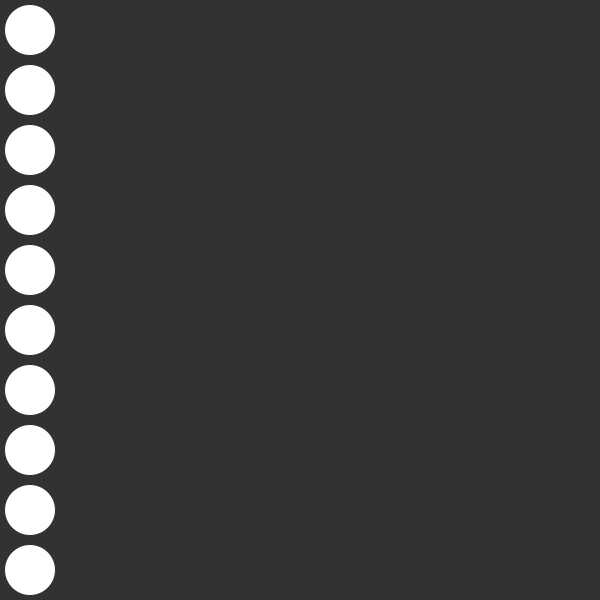
Frame 1 (no input)
Frame 60 (the mouse pressed at the canvas centre just before this capture): identical to frame 1, image omitted
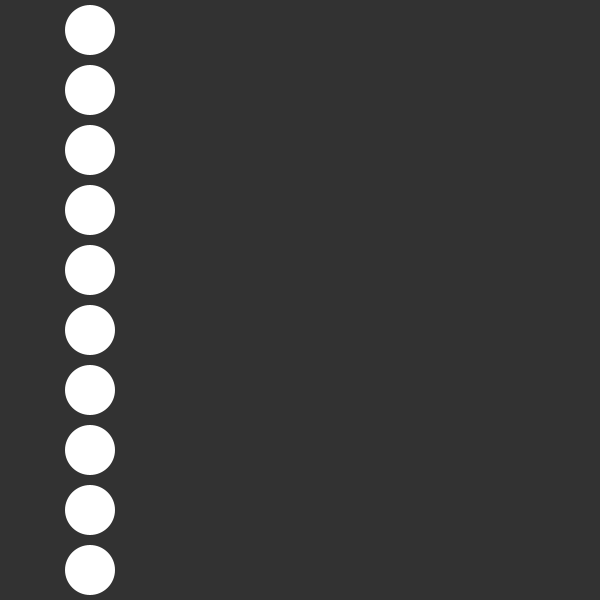
Frame 120 (the mouse held since frame 60 and released just before this capture)

The Processing sketch that drew these frames (run headless with seeded random() and noise(); from frame 60 on, the mouse is pressed at the canvas centre):

// Processing sketch: final6_incomplete
// ── final6_incomplete.pde
// This sketch uses a loop to draw a group of 
// ellipses. It uses a single float to represent
// their x positions. Replace this float with an
// array of floats so that each ellipse can have 
// a unique x position, then increment the position
// if the mouse is inside the ellipse.

// create an array of values corresponding
// to each ellipse here:
int x;
float xPos[] = new float [x]; 
int horizontal = 0; 

void setup() {
  size(600, 600);
  
  // give the array values  
  x = 30;
  

  
  noStroke();
}

void draw() {
  background(50);
  x = x + horizontal; 
  for (int i = 0; i < 10; i++) {
    float y = 30 + i * 60;

    // check to see if you should increment 
    // the value at each position in the array
    // and then draw at that position
    
    ellipse(x, y, 50, 50);
  }
}

void mousePressed(){
  horizontal = 1;  
}
